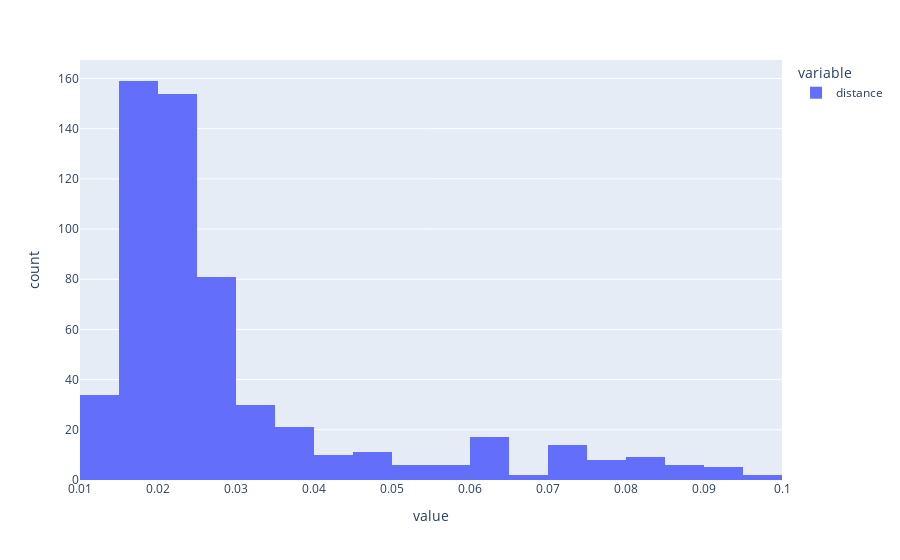

Notebook cell for this chart:
### Code cell
matches.to_pandas().query("distance<0.1")['distance'].hist(bins=100)

### Figure 1 — Plotly figure (JSON) as saved in the notebook; plotly's stock layout.template omitted (floating-point values rounded to 4 significant figures; data arrays with more than 128 entries replaced by an {"elided": "..."} marker saying what was removed)
{"data": [{"alignmentgroup": "True", "bingroup": "x", "hovertemplate": "variable=distance<br>value=%{x}<br>count=%{y}<extra></extra>", "legendgroup": "distance", "marker": {"color": "#636efa", "pattern": {"shape": ""}}, "name": "distance", "offsetgroup": "distance", "orientation": "v", "showlegend": true, "type": "histogram", "x": {"elided": "575 float values"}, "xaxis": "x", "yaxis": "y"}], "layout": {"barmode": "relative", "legend": {"title": {"text": "variable"}, "tracegroupgap": 0}, "margin": {"t": 60}, "xaxis": {"anchor": "y", "domain": [0, 1], "title": {"text": "value"}}, "yaxis": {"anchor": "x", "domain": [0, 1], "title": {"text": "count"}}}}
